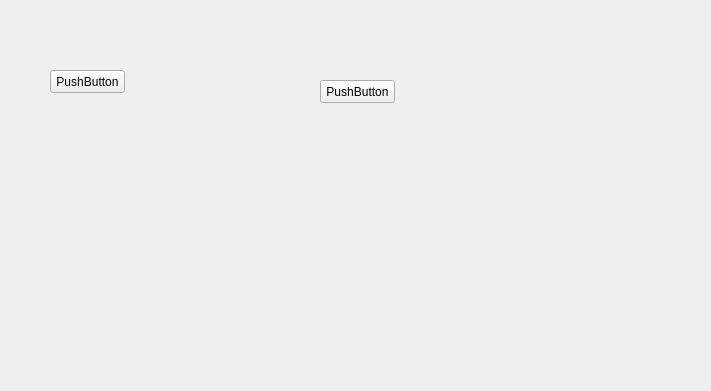
<?xml version="1.0" encoding="UTF-8"?>
<ui version="4.0">
 <class>Form</class>
 <widget class="QWidget" name="Form">
  <property name="geometry">
   <rect>
    <x>0</x>
    <y>0</y>
    <width>711</width>
    <height>391</height>
   </rect>
  </property>
  <property name="windowTitle">
   <string>Form</string>
  </property>
  <widget class="QPushButton" name="pushButton">
   <property name="geometry">
    <rect>
     <x>50</x>
     <y>70</y>
     <width>75</width>
     <height>23</height>
    </rect>
   </property>
   <property name="text">
    <string>PushButton</string>
   </property>
  </widget>
  <widget class="QPushButton" name="pushButton_2">
   <property name="geometry">
    <rect>
     <x>320</x>
     <y>80</y>
     <width>75</width>
     <height>23</height>
    </rect>
   </property>
   <property name="text">
    <string>PushButton</string>
   </property>
  </widget>
 </widget>
 <resources/>
 <connections/>
</ui>
